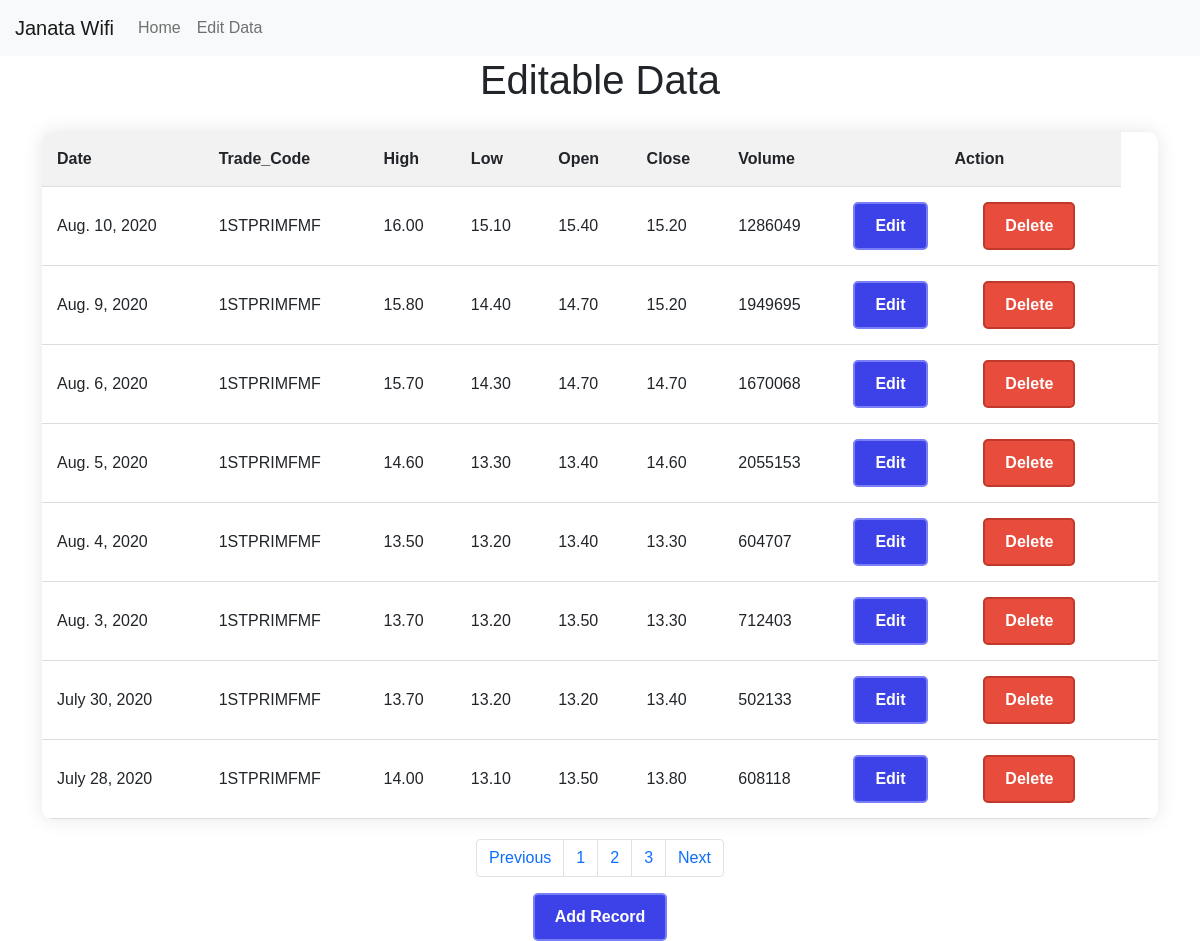
Page /data/?page=4 on the committed database.
### Dynamic_Table/models.py (models this page shows)
class JWData(models.Model):
    Date=models.DateField()
    TradeCode=models.CharField(max_length=50)
    High=models.DecimalField(max_digits=20, decimal_places=2)
    Low=models.DecimalField(max_digits=20, decimal_places=2)
    Open=models.DecimalField(max_digits=20, decimal_places=2)
    Close=models.DecimalField(max_digits=20, decimal_places=2)
    Volume=models.IntegerField()

### Dynamic_Table/views.py (the view)
# urls.py: path('data/',Data,name='data'),
def Data(request):
    alldata=JWData.objects.all()
    page_number=request.GET.get('page',1)
    paginator=Paginator(alldata,8)
    alldata_final=paginator.get_page(page_number)
    return render(request,'Data.html',{'alldata_final':alldata_final})

### Template/Data.html (shortened to what this page needs)
<!DOCTYPE html>
<html lang="en">
  <head>
    <link
      href="https://cdn.jsdelivr.net/npm/bootstrap@5.0.2/dist/css/bootstrap.min.css"
      rel="stylesheet"
    />
  <body>
    <nav class="navbar navbar-expand-lg navbar-light bg-light">
      <a class="navbar-brand" href="{% url 'home' %}">Janata Wifi</a>
      <div class="collapse navbar-collapse" id="navbarNav">
        <ul class="navbar-nav">
          <li class="nav-item active">
            <a class="nav-link" href="{% url 'home' %}">Home</a>
          </li>
          <li class="nav-item">
            <a class="nav-link" href="{% url 'data' %}">Edit Data</a>
          </li>
        </ul>
      </div>
    </nav>
    <h1>Editable Data</h1>
    <div class="container">
        <table>
            <tr>
                <th>Date</th>
                <th>Trade_Code</th>
                <th>High</th>
                <th>Low</th>
                <th>Open</th>
                <th>Close</th>
                <th>Volume</th>
                <th colspan="2" style="text-align: center;">Action</th>
            </tr>
            {% for data in alldata_final %}
            <tr>
                <td>{{data.Date}}</td>
                <td>{{data.TradeCode}}</td>
                <td>{{data.High}}</td>
                <td>{{data.Low}}</td>
                <td>{{data.Open}}</td>
                <td>{{data.Close}}</td>
                <td>{{data.Volume}}</td>
                <td><a href="update/{{data.id}}/"><button class="edit-button">Edit</button></a></td>
                <td><a href="delete/{{data.id}}/"><button class="delete-button">Delete</button></a></td>
                <td></td>
            </tr>
            {% endfor %}
        </table>
        <div class="pagination">
        <nav aria-label="...">
          <ul class="pagination">
            {% if alldata_final.has_previous %}
            <li class="page-item">
              <a
                class="page-link"
                href="/data/?page={{ alldata_final.previous_page_number }}"
                >Previous</a
              >
            </li>
            {% endif %}
            <li class="page-item">
              <a class="page-link" href="/data/?page=1">1</a>
            </li>
            <li class="page-item" aria-current="page">
              <a class="page-link" href="/data/?page=2">2</a>
            </li>
            <li class="page-item">
              <a class="page-link" href="/data/?page=3">3</a>
            </li>
            {% if alldata_final.has_next %}
            <li class="page-item">
              <a
                class="page-link"
                href="/data/?page={{ alldata_final.next_page_number }}"
                >Next</a
              >
            </li>
            {% endif %}
          </ul>
        </nav>
      </div>
      <a href="/add"><button class="edit-button">Add Record</button></a>
    </div>
  </body>
</html>

### Template/Data.html (style rules this page uses)
body { font-family: "Arial", sans-serif; }
.container { display: flex; flex-direction: column; align-items: center; }
table { width: 100%; border-collapse: collapse; margin: 20px 0; box-shadow: 0 0 20px rgba(0, 0, 0, 0.1); overflow: hidden; border-radius: 10px; }
h1 { text-align: center; }
th, td { padding: 15px; text-align: left; border-bottom: 1px solid #ddd; }
th { background-color: #f2f2f2; }
.delete-button { display: inline-block; padding: 10px 20px; font-size: 16px; font-weight: bold; text-align: center; text-decoration: none; border-radius: 5px; background-color: #e74c3c; color: #fff; border: 2px solid #c0392b; transition: background-color 0.3s ease; cursor: pointer; }
.edit-button { display: inline-block; padding: 10px 20px; font-size: 16px; font-weight: bold; text-align: center; text-decoration: none; border-radius: 5px; background-color: rgb(60, 66, 231); color: #fff; border: 2px solid rgb(122, 126, 246); transition: background-color 0.3s ease; cursor: pointer; }
.navbar-brand { padding-left: 15px; }

### rows in the picture
JWData: Date "Aug. 10, 2020", TradeCode "1STPRIMFMF", High "16.00", Low "15.10", Open "15.40", Close "15.20", Volume "1286049"
JWData: Date "Aug. 9, 2020", TradeCode "1STPRIMFMF", High "15.80", Low "14.40", Open "14.70", Close "15.20", Volume "1949695"
JWData: Date "Aug. 6, 2020", TradeCode "1STPRIMFMF", High "15.70", Low "14.30", Open "14.70", Close "14.70", Volume "1670068"
JWData: Date "Aug. 5, 2020", TradeCode "1STPRIMFMF", High "14.60", Low "13.30", Open "13.40", Close "14.60", Volume "2055153"
JWData: Date "Aug. 4, 2020", TradeCode "1STPRIMFMF", High "13.50", Low "13.20", Open "13.40", Close "13.30", Volume "604707"
JWData: Date "Aug. 3, 2020", TradeCode "1STPRIMFMF", High "13.70", Low "13.20", Open "13.50", Close "13.30", Volume "712403"
JWData: Date "July 30, 2020", TradeCode "1STPRIMFMF", High "13.70", Low "13.20", Open "13.20", Close "13.40", Volume "502133"
JWData: Date "July 28, 2020", TradeCode "1STPRIMFMF", High "14.00", Low "13.10", Open "13.50", Close "13.80", Volume "608118"
